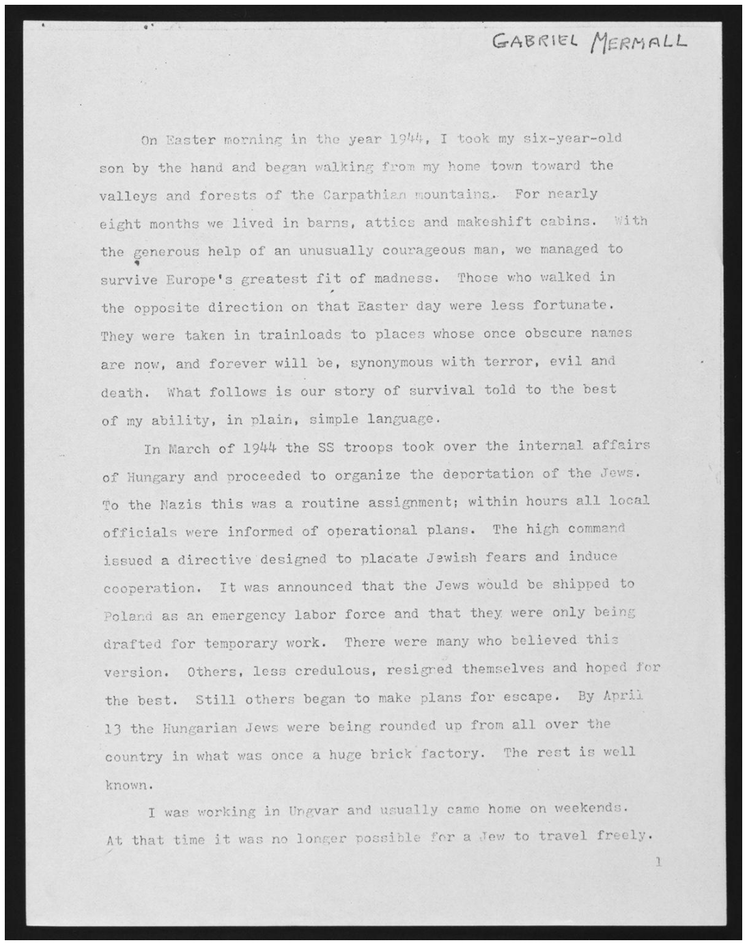
#> input picture download (1).png, 747 x 945 px, shrunk from 1094 x 1384 before the run
$ python ImageProcessingOCRDINAHMEDll.py
#> lines starting #> are read from the running program, lines starting #| are printed output that depends on the picture; after the words box and inside, x2 and y2 are one past the last pixel; in counts of white or black regions, pixels touching at a corner belong together

import cv2
import pytesseract
import numpy as np
from pytesseract import Output
img_source = cv2.imread('download (1).png')
#> img_source is the input picture: shape (945, 747, 3); min 0, max 255, mean 204.2


def get_grayscale(image):
    return cv2.cvtColor(image, cv2.COLOR_BGR2GRAY)


def thresholding(image):
    return cv2.threshold(image, 0, 255, cv2.THRESH_BINARY + cv2.THRESH_OTSU)[1]
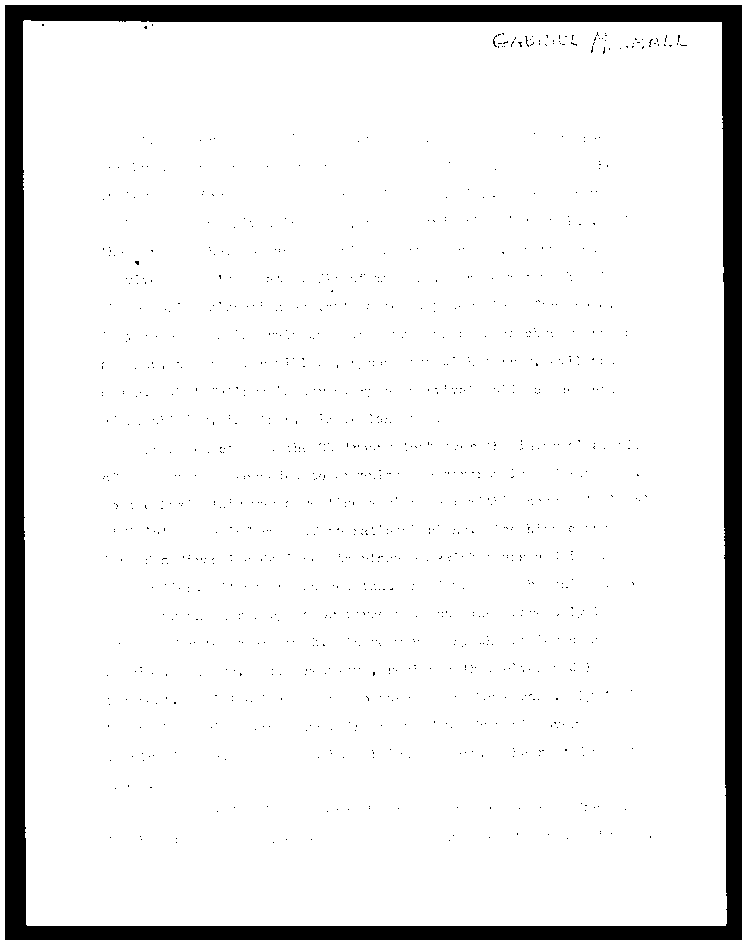
#> returned value: shape (945, 747); 91.8% white; 1141 black regions (1140 under 20 px), largest, box (x1, y1, x2, y2) and area: (5, 5, 742, 940) 56296


def opening(image):
    kernel = np.ones((5, 5), np.uint8)
    return cv2.morphologyEx(image, cv2.MORPH_OPEN, kernel)
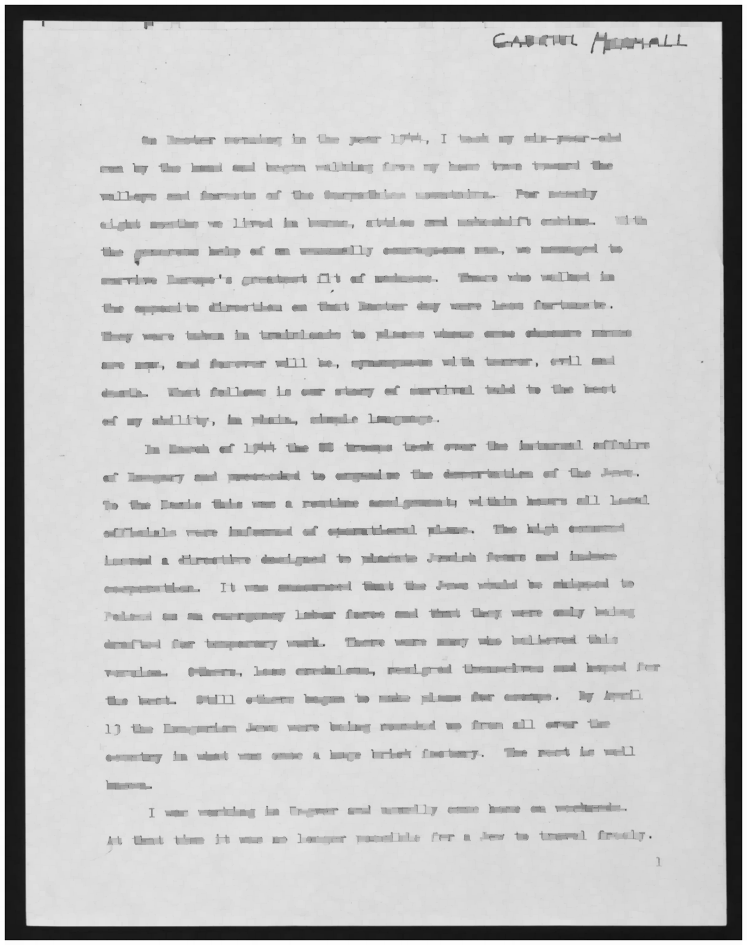
#> returned value: shape (945, 747); min 0, max 255, mean 199.2


def canny(image):
    return cv2.Canny(image, 100, 200)
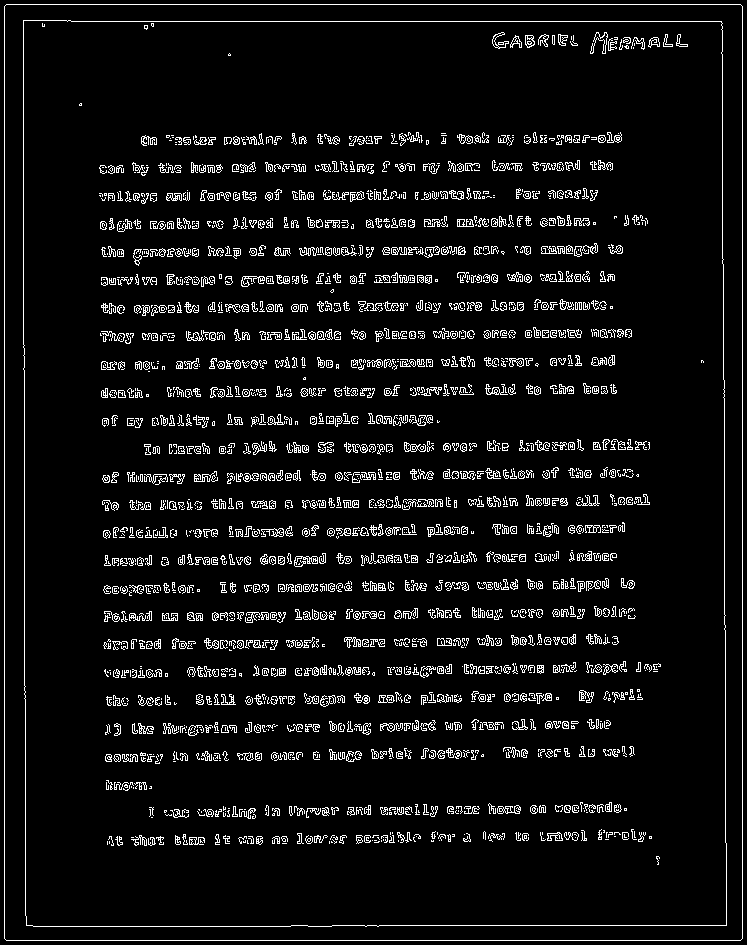
#> returned value: shape (945, 747); 6.7% white in thin lines or dots


gray = get_grayscale(img_source)
thresh = thresholding(gray)
opening = opening(gray)
canny = canny(gray)

for img in [img_source, gray, thresh, opening, canny]:
#> (the run stopped early here; a loop or call above may not have finished)
